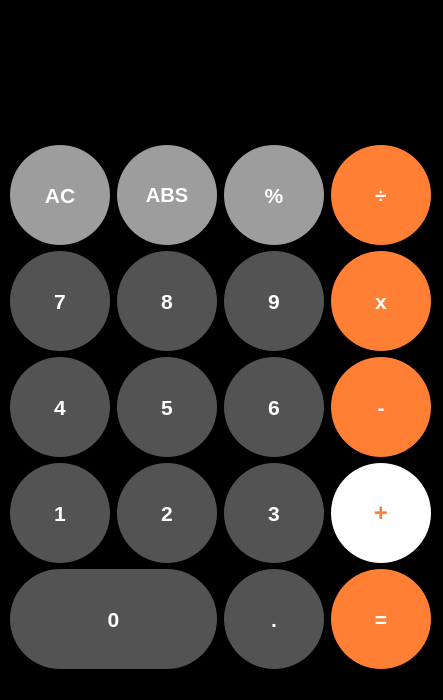
<?xml version="1.0" encoding="UTF-8"?>
<ui version="4.0">
 <class>cal</class>
 <widget class="QMainWindow" name="cal">
  <property name="geometry">
   <rect>
    <x>0</x>
    <y>0</y>
    <width>443</width>
    <height>700</height>
   </rect>
  </property>
  <property name="sizePolicy">
   <sizepolicy hsizetype="Fixed" vsizetype="Expanding">
    <horstretch>0</horstretch>
    <verstretch>0</verstretch>
   </sizepolicy>
  </property>
  <property name="windowTitle">
   <string>cal</string>
  </property>
  <property name="styleSheet">
   <string notr="true">background-color: rgb(0, 0, 0);</string>
  </property>
  <widget class="QWidget" name="centralwidget">
   <layout class="QGridLayout" name="gridLayout">
    <item row="4" column="0">
     <widget class="QPushButton" name="pushButton_01">
      <property name="sizePolicy">
       <sizepolicy hsizetype="Preferred" vsizetype="Preferred">
        <horstretch>0</horstretch>
        <verstretch>0</verstretch>
       </sizepolicy>
      </property>
      <property name="font">
       <font>
        <family>Arial</family>
        <pointsize>16</pointsize>
        <bold>true</bold>
       </font>
      </property>
      <property name="styleSheet">
       <string notr="true">border:none;
 
 border-radius:50px;

  
background-color: rgb(83, 83, 83);
 
 
color: rgb(255, 255, 255);
   
min-width:100px;
  
 min-height:100px;
  
 max-width:100px;
  
 max-height:100px;
  
 padding:0</string>
      </property>
      <property name="text">
       <string>1</string>
      </property>
     </widget>
    </item>
    <item row="1" column="2">
     <widget class="QPushButton" name="pushButton_percent">
      <property name="sizePolicy">
       <sizepolicy hsizetype="Preferred" vsizetype="Preferred">
        <horstretch>0</horstretch>
        <verstretch>0</verstretch>
       </sizepolicy>
      </property>
      <property name="font">
       <font>
        <family>Arial</family>
        <pointsize>16</pointsize>
        <bold>true</bold>
       </font>
      </property>
      <property name="styleSheet">
       <string notr="true">border:none;
  
border-radius:50px;

  
background-color: rgb(157, 157, 157);
 
 
color: rgb(255, 255, 255);
   
min-width:100px;
   
min-height:100px;
   
max-width:100px;
  
 max-height:100px;
   
padding:0

</string>
      </property>
      <property name="text">
       <string>%</string>
      </property>
     </widget>
    </item>
    <item row="3" column="3">
     <widget class="QPushButton" name="pushButton_sub">
      <property name="sizePolicy">
       <sizepolicy hsizetype="Preferred" vsizetype="Preferred">
        <horstretch>0</horstretch>
        <verstretch>0</verstretch>
       </sizepolicy>
      </property>
      <property name="font">
       <font>
        <family>Arial</family>
        <pointsize>16</pointsize>
        <bold>true</bold>
       </font>
      </property>
      <property name="styleSheet">
       <string notr="true">border:none;
 
 border-radius:50px;

  
background-color: rgb(255, 127, 53);
 
 
color: rgb(255, 255, 255);
   
min-width:100px;
  
 min-height:100px;
  
 max-width:100px;
  
 max-height:100px;
  
 padding:0</string>
      </property>
      <property name="text">
       <string>-</string>
      </property>
     </widget>
    </item>
    <item row="3" column="0">
     <widget class="QPushButton" name="pushButton_04">
      <property name="sizePolicy">
       <sizepolicy hsizetype="Preferred" vsizetype="Preferred">
        <horstretch>0</horstretch>
        <verstretch>0</verstretch>
       </sizepolicy>
      </property>
      <property name="font">
       <font>
        <family>Arial</family>
        <pointsize>16</pointsize>
        <bold>true</bold>
       </font>
      </property>
      <property name="styleSheet">
       <string notr="true">border:none;
 
 border-radius:50px;

  
background-color: rgb(83, 83, 83);
 
 
color: rgb(255, 255, 255);
   
min-width:100px;
  
 min-height:100px;
  
 max-width:100px;
  
 max-height:100px;
  
 padding:0</string>
      </property>
      <property name="text">
       <string>4</string>
      </property>
     </widget>
    </item>
    <item row="0" column="0" colspan="4">
     <widget class="QLineEdit" name="lineEdit">
      <property name="sizePolicy">
       <sizepolicy hsizetype="Preferred" vsizetype="Expanding">
        <horstretch>0</horstretch>
        <verstretch>0</verstretch>
       </sizepolicy>
      </property>
      <property name="font">
       <font>
        <family>Arial</family>
        <pointsize>22</pointsize>
        <bold>true</bold>
       </font>
      </property>
      <property name="styleSheet">
       <string notr="true">background-color: rgb(0, 0, 0);
color: rgb(255, 255, 255);</string>
      </property>
      <property name="inputMask">
       <string/>
      </property>
      <property name="alignment">
       <set>Qt::AlignRight|Qt::AlignTrailing|Qt::AlignVCenter</set>
      </property>
     </widget>
    </item>
    <item row="2" column="3">
     <widget class="QPushButton" name="pushButton_mul">
      <property name="sizePolicy">
       <sizepolicy hsizetype="Preferred" vsizetype="Preferred">
        <horstretch>0</horstretch>
        <verstretch>0</verstretch>
       </sizepolicy>
      </property>
      <property name="font">
       <font>
        <family>Arial</family>
        <pointsize>16</pointsize>
        <bold>true</bold>
       </font>
      </property>
      <property name="styleSheet">
       <string notr="true">border:none;
 
 border-radius:50px;

  
background-color: rgb(255, 127, 53);
 
 
color: rgb(255, 255, 255);
   
min-width:100px;
  
 min-height:100px;
  
 max-width:100px;
  
 max-height:100px;
  
 padding:0</string>
      </property>
      <property name="text">
       <string>x</string>
      </property>
     </widget>
    </item>
    <item row="2" column="1">
     <widget class="QPushButton" name="pushButton_08">
      <property name="sizePolicy">
       <sizepolicy hsizetype="Preferred" vsizetype="Preferred">
        <horstretch>0</horstretch>
        <verstretch>0</verstretch>
       </sizepolicy>
      </property>
      <property name="font">
       <font>
        <family>Arial</family>
        <pointsize>16</pointsize>
        <bold>true</bold>
       </font>
      </property>
      <property name="styleSheet">
       <string notr="true">border:none;
 
 border-radius:50px;

  
background-color: rgb(83, 83, 83);
 
 
color: rgb(255, 255, 255);
   
min-width:100px;
  
 min-height:100px;
  
 max-width:100px;
  
 max-height:100px;
  
 padding:0</string>
      </property>
      <property name="text">
       <string>8</string>
      </property>
     </widget>
    </item>
    <item row="4" column="2">
     <widget class="QPushButton" name="pushButton_03">
      <property name="sizePolicy">
       <sizepolicy hsizetype="Preferred" vsizetype="Preferred">
        <horstretch>0</horstretch>
        <verstretch>0</verstretch>
       </sizepolicy>
      </property>
      <property name="font">
       <font>
        <family>Arial</family>
        <pointsize>16</pointsize>
        <bold>true</bold>
       </font>
      </property>
      <property name="styleSheet">
       <string notr="true">border:none;
 
 border-radius:50px;

  
background-color: rgb(83, 83, 83);
 
 
color: rgb(255, 255, 255);
   
min-width:100px;
  
 min-height:100px;
  
 max-width:100px;
  
 max-height:100px;
  
 padding:0</string>
      </property>
      <property name="text">
       <string>3</string>
      </property>
     </widget>
    </item>
    <item row="4" column="1">
     <widget class="QPushButton" name="pushButton_02">
      <property name="sizePolicy">
       <sizepolicy hsizetype="Preferred" vsizetype="Preferred">
        <horstretch>0</horstretch>
        <verstretch>0</verstretch>
       </sizepolicy>
      </property>
      <property name="font">
       <font>
        <family>Arial</family>
        <pointsize>16</pointsize>
        <bold>true</bold>
       </font>
      </property>
      <property name="styleSheet">
       <string notr="true">border:none;
 
 border-radius:50px;

  
background-color: rgb(83, 83, 83);
 
 
color: rgb(255, 255, 255);
   
min-width:100px;
  
 min-height:100px;
  
 max-width:100px;
  
 max-height:100px;
  
 padding:0</string>
      </property>
      <property name="text">
       <string>2</string>
      </property>
     </widget>
    </item>
    <item row="2" column="0">
     <widget class="QPushButton" name="pushButton_07">
      <property name="sizePolicy">
       <sizepolicy hsizetype="Preferred" vsizetype="Preferred">
        <horstretch>0</horstretch>
        <verstretch>0</verstretch>
       </sizepolicy>
      </property>
      <property name="font">
       <font>
        <family>Arial</family>
        <pointsize>16</pointsize>
        <bold>true</bold>
       </font>
      </property>
      <property name="styleSheet">
       <string notr="true">border:none;
 
 border-radius:50px;

  
background-color: rgb(83, 83, 83);
 
 
color: rgb(255, 255, 255);
   
min-width:100px;
  
 min-height:100px;
  
 max-width:100px;
  
 max-height:100px;
  
 padding:0</string>
      </property>
      <property name="text">
       <string>7</string>
      </property>
     </widget>
    </item>
    <item row="1" column="3">
     <widget class="QPushButton" name="pushButton_div">
      <property name="sizePolicy">
       <sizepolicy hsizetype="Preferred" vsizetype="Preferred">
        <horstretch>0</horstretch>
        <verstretch>0</verstretch>
       </sizepolicy>
      </property>
      <property name="font">
       <font>
        <family>Arial</family>
        <pointsize>16</pointsize>
        <bold>true</bold>
       </font>
      </property>
      <property name="styleSheet">
       <string notr="true">border:none;
 
 border-radius:50px;

  
background-color: rgb(255, 127, 53);
 
 
color: rgb(255, 255, 255);
   
min-width:100px;
  
 min-height:100px;
  
 max-width:100px;
  
 max-height:100px;
  
 padding:0</string>
      </property>
      <property name="text">
       <string>÷</string>
      </property>
     </widget>
    </item>
    <item row="5" column="2">
     <widget class="QPushButton" name="pushButton_float">
      <property name="sizePolicy">
       <sizepolicy hsizetype="Preferred" vsizetype="Preferred">
        <horstretch>0</horstretch>
        <verstretch>0</verstretch>
       </sizepolicy>
      </property>
      <property name="font">
       <font>
        <family>Arial</family>
        <pointsize>16</pointsize>
        <bold>true</bold>
       </font>
      </property>
      <property name="styleSheet">
       <string notr="true">border:none;
 
 border-radius:50px;

  
background-color: rgb(83, 83, 83);
 
 
color: rgb(255, 255, 255);
   
min-width:100px;
  
 min-height:100px;
  
 max-width:100px;
  
 max-height:100px;
  
 padding:0</string>
      </property>
      <property name="text">
       <string>.</string>
      </property>
     </widget>
    </item>
    <item row="3" column="1">
     <widget class="QPushButton" name="pushButton_05">
      <property name="sizePolicy">
       <sizepolicy hsizetype="Preferred" vsizetype="Preferred">
        <horstretch>0</horstretch>
        <verstretch>0</verstretch>
       </sizepolicy>
      </property>
      <property name="font">
       <font>
        <family>Arial</family>
        <pointsize>16</pointsize>
        <bold>true</bold>
       </font>
      </property>
      <property name="styleSheet">
       <string notr="true">border:none;
 
 border-radius:50px;

  
background-color: rgb(83, 83, 83);
 
 
color: rgb(255, 255, 255);
   
min-width:100px;
  
 min-height:100px;
  
 max-width:100px;
  
 max-height:100px;
  
 padding:0</string>
      </property>
      <property name="text">
       <string>5</string>
      </property>
     </widget>
    </item>
    <item row="4" column="3">
     <widget class="QPushButton" name="pushButton_add">
      <property name="sizePolicy">
       <sizepolicy hsizetype="Preferred" vsizetype="Preferred">
        <horstretch>0</horstretch>
        <verstretch>0</verstretch>
       </sizepolicy>
      </property>
      <property name="font">
       <font>
        <family>Arial</family>
        <pointsize>18</pointsize>
        <bold>true</bold>
       </font>
      </property>
      <property name="styleSheet">
       <string notr="true">border:none;
 
 border-radius:50px;

  
background-color: rgb(255, 255, 255);
 
 
color: rgb(255, 127, 53);
   
min-width:100px;
  
 min-height:100px;
  
 max-width:100px;
  
 max-height:100px;
  
 padding:0</string>
      </property>
      <property name="text">
       <string>+</string>
      </property>
     </widget>
    </item>
    <item row="5" column="3">
     <widget class="QPushButton" name="pushButton_equal">
      <property name="sizePolicy">
       <sizepolicy hsizetype="Preferred" vsizetype="Preferred">
        <horstretch>0</horstretch>
        <verstretch>0</verstretch>
       </sizepolicy>
      </property>
      <property name="font">
       <font>
        <family>Arial</family>
        <pointsize>16</pointsize>
        <bold>true</bold>
       </font>
      </property>
      <property name="styleSheet">
       <string notr="true">border:none;
 
 border-radius:50px;

  
background-color: rgb(255, 127, 53);
 
 
color: rgb(255, 255, 255);
   
min-width:100px;
  
 min-height:100px;
  
 max-width:100px;
  
 max-height:100px;
  
 padding:0</string>
      </property>
      <property name="text">
       <string>=</string>
      </property>
     </widget>
    </item>
    <item row="1" column="0">
     <widget class="QPushButton" name="pushButton_allclear">
      <property name="sizePolicy">
       <sizepolicy hsizetype="Preferred" vsizetype="Preferred">
        <horstretch>0</horstretch>
        <verstretch>0</verstretch>
       </sizepolicy>
      </property>
      <property name="font">
       <font>
        <family>Arial</family>
        <pointsize>16</pointsize>
        <bold>true</bold>
       </font>
      </property>
      <property name="styleSheet">
       <string notr="true">border:none;
  
border-radius:50px;

  
background-color: rgb(157, 157, 157);
 
 
color: rgb(255, 255, 255);
   
min-width:100px;
   
min-height:100px;
   
max-width:100px;
  
 max-height:100px;
   
padding:0
</string>
      </property>
      <property name="text">
       <string>AC</string>
      </property>
     </widget>
    </item>
    <item row="5" column="0" colspan="2">
     <widget class="QPushButton" name="pushButton_00">
      <property name="sizePolicy">
       <sizepolicy hsizetype="Preferred" vsizetype="Preferred">
        <horstretch>0</horstretch>
        <verstretch>0</verstretch>
       </sizepolicy>
      </property>
      <property name="font">
       <font>
        <family>Arial</family>
        <pointsize>16</pointsize>
        <bold>true</bold>
       </font>
      </property>
      <property name="styleSheet">
       <string notr="true">border:none;
 
 border-radius:50px;

  
background-color: rgb(83, 83, 83);
 
 
color: rgb(255, 255, 255);
   
min-width:100px;
  
 min-height:100px;
  

  
 padding:0</string>
      </property>
      <property name="text">
       <string>0</string>
      </property>
     </widget>
    </item>
    <item row="2" column="2">
     <widget class="QPushButton" name="pushButton_09">
      <property name="sizePolicy">
       <sizepolicy hsizetype="Preferred" vsizetype="Preferred">
        <horstretch>0</horstretch>
        <verstretch>0</verstretch>
       </sizepolicy>
      </property>
      <property name="font">
       <font>
        <family>Arial</family>
        <pointsize>16</pointsize>
        <bold>true</bold>
       </font>
      </property>
      <property name="styleSheet">
       <string notr="true">border:none;
 
 border-radius:50px;

  
background-color: rgb(83, 83, 83);
 
 
color: rgb(255, 255, 255);
   
min-width:100px;
  
 min-height:100px;
  
 max-width:100px;
  
 max-height:100px;
  
 padding:0</string>
      </property>
      <property name="text">
       <string>9</string>
      </property>
     </widget>
    </item>
    <item row="3" column="2">
     <widget class="QPushButton" name="pushButton_06">
      <property name="sizePolicy">
       <sizepolicy hsizetype="Preferred" vsizetype="Preferred">
        <horstretch>0</horstretch>
        <verstretch>0</verstretch>
       </sizepolicy>
      </property>
      <property name="font">
       <font>
        <family>Arial</family>
        <pointsize>16</pointsize>
        <bold>true</bold>
       </font>
      </property>
      <property name="styleSheet">
       <string notr="true">border:none;
 
 border-radius:50px;

  
background-color: rgb(83, 83, 83);
 
 
color: rgb(255, 255, 255);
   
min-width:100px;
  
 min-height:100px;
  
 max-width:100px;
  
 max-height:100px;
  
 padding:0</string>
      </property>
      <property name="text">
       <string>6</string>
      </property>
     </widget>
    </item>
    <item row="1" column="1">
     <widget class="QPushButton" name="pushButton_abs">
      <property name="sizePolicy">
       <sizepolicy hsizetype="Preferred" vsizetype="Preferred">
        <horstretch>0</horstretch>
        <verstretch>0</verstretch>
       </sizepolicy>
      </property>
      <property name="font">
       <font>
        <family>Arial</family>
        <pointsize>15</pointsize>
        <bold>true</bold>
       </font>
      </property>
      <property name="styleSheet">
       <string notr="true">border:none;
  
border-radius:50px;

  
background-color: rgb(157, 157, 157);
 
 
color: rgb(255, 255, 255);
   
min-width:100px;
   
min-height:100px;
   
max-width:100px;
  
 max-height:100px;
   
padding:0
</string>
      </property>
      <property name="text">
       <string>ABS</string>
      </property>
     </widget>
    </item>
   </layout>
  </widget>
  <widget class="QMenuBar" name="menubar">
   <property name="geometry">
    <rect>
     <x>0</x>
     <y>0</y>
     <width>443</width>
     <height>26</height>
    </rect>
   </property>
  </widget>
  <widget class="QStatusBar" name="statusbar"/>
 </widget>
 <resources/>
 <connections/>
</ui>
